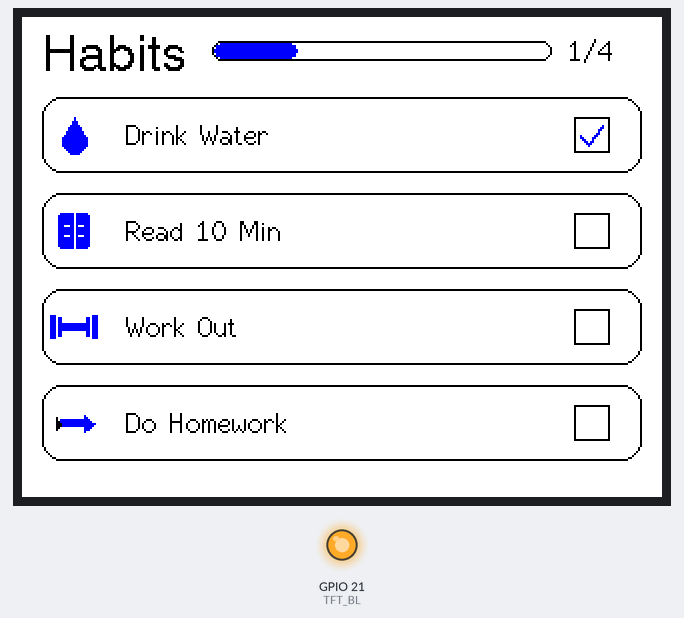
Bench run of a sketch on a simulated ESP32. Parts: 320×240 colour display, output pins drawn as LEDs (lit = HIGH).

Above: at 0.3 s.

The sketch:

sketch_mar18_menu_test.ino
```cpp
#include <TFT_eSPI.h>
TFT_eSPI tft = TFT_eSPI();

#define TFT_BL 21

const int SCREEN_W = 320;
const int SCREEN_H = 240;

// Layout
const int CARD_X = 10;
const int CARD_W = 300;
const int CARD_H = 38;
const int CARD_GAP = 10;

const int ICON_X_OFFSET = 16;
const int LABEL_X_OFFSET = 42;

const int CHECKBOX_SIZE = 18;
const int CHECKBOX_X = 276;

// Progress bar
const int TITLE_Y = 8;
const int BAR_X = 95;
const int BAR_Y = 12;
const int BAR_W = 170;
const int BAR_H = 10;
const int BAR_GAP = 8;

struct HabitBox {
  int x;
  int y;
  int w;
  int h;
  const char* label;
};

HabitBox habits[4] = {
  {CARD_X, 40,  CARD_W, CARD_H, "Drink Water"},
  {CARD_X, 88,  CARD_W, CARD_H, "Read 10 Min"},
  {CARD_X, 136, CARD_W, CARD_H, "Work Out"},
  {CARD_X, 184, CARD_W, CARD_H, "Do Homework"}
};

// Change these to control completion state
bool checked[4] = {
  true,   // Drink Water
  false,  // Read 10 Min
  false,  // Work Out
  false   // Do Homework
};

void drawWaterDropIcon(int x, int y) {
  tft.fillCircle(x, y + 3, 6, TFT_BLUE);
  tft.fillTriangle(x, y - 9, x - 6, y + 1, x + 6, y + 1, TFT_BLUE);
}

void drawBookIcon(int x, int y) {
  tft.fillRoundRect(x - 8, y - 9, 16, 18, 2, TFT_BLUE);
  tft.drawFastVLine(x, y - 9, 18, TFT_WHITE);
  tft.drawFastHLine(x - 5, y - 3, 3, TFT_WHITE);
  tft.drawFastHLine(x + 2, y - 3, 3, TFT_WHITE);
  tft.drawFastHLine(x - 5, y + 2, 3, TFT_WHITE);
  tft.drawFastHLine(x + 2, y + 2, 3, TFT_WHITE);
}

void drawDumbbellIcon(int x, int y) {
  tft.fillRect(x - 8, y - 2, 16, 4, TFT_BLUE);   // bar
  tft.fillRect(x - 12, y - 6, 3, 12, TFT_BLUE);  // left outer
  tft.fillRect(x - 8,  y - 5, 2, 10, TFT_BLUE);  // left inner
  tft.fillRect(x + 9,  y - 6, 3, 12, TFT_BLUE);  // right outer
  tft.fillRect(x + 6,  y - 5, 2, 10, TFT_BLUE);  // right inner
}

void drawPencilIcon(int x, int y) {
  tft.fillRect(x - 7, y - 2, 12, 4, TFT_BLUE);
  tft.fillTriangle(x + 5, y - 4, x + 10, y, x + 5, y + 4, TFT_BLUE);
  tft.fillTriangle(x - 9, y - 3, x - 7, y, x - 9, y + 3, TFT_BLACK);
}

void drawCheckbox(int x, int y, int size, bool isChecked) {
  tft.drawRect(x, y, size, size, TFT_BLACK);

  if (isChecked) {
    tft.drawLine(x + 3, y + 9,  x + 7,  y + 13, TFT_BLUE);
    tft.drawLine(x + 7, y + 13, x + 14, y + 4,  TFT_BLUE);
    tft.drawLine(x + 3, y + 10, x + 7,  y + 14, TFT_BLUE);
    tft.drawLine(x + 7, y + 14, x + 14, y + 5,  TFT_BLUE);
  }
}

void drawProgressBar(int completed, int total) {
  tft.drawRoundRect(BAR_X, BAR_Y, BAR_W, BAR_H, 5, TFT_BLACK);

  int innerX = BAR_X + 1;
  int innerY = BAR_Y + 1;
  int innerW = BAR_W - 2;
  int innerH = BAR_H - 2;

  tft.fillRoundRect(innerX, innerY, innerW, innerH, 4, TFT_WHITE);

  int fillW = (completed * innerW) / total;
  if (fillW > 0) {
    tft.fillRoundRect(innerX, innerY, fillW, innerH, 4, TFT_BLUE);
  }

  // ---- Fraction text ----
  String fraction = String(completed) + "/" + String(total);

  tft.setTextColor(TFT_BLACK, TFT_WHITE);
  tft.setTextDatum(ML_DATUM);

  int textX = BAR_X + BAR_W + BAR_GAP;
  int textY = BAR_Y + BAR_H / 2;

  tft.drawString(fraction, textX, textY, 2);
}

void drawHabitBox(HabitBox h, int index, bool isChecked) {
  tft.fillRoundRect(h.x, h.y, h.w, h.h, 10, TFT_WHITE);
  tft.drawRoundRect(h.x, h.y, h.w, h.h, 10, TFT_BLACK);

  int centerY = h.y + h.h / 2;
  int iconX = h.x + ICON_X_OFFSET;

  if (index == 0) drawWaterDropIcon(iconX, centerY);
  if (index == 1) drawBookIcon(iconX, centerY);
  if (index == 2) drawDumbbellIcon(iconX, centerY);
  if (index == 3) drawPencilIcon(iconX, centerY);

  tft.setTextColor(TFT_BLACK, TFT_WHITE);
  tft.setTextDatum(ML_DATUM);
  tft.drawString(h.label, h.x + LABEL_X_OFFSET, centerY, 2);

  int checkboxY = h.y + (h.h - CHECKBOX_SIZE) / 2;
  drawCheckbox(CHECKBOX_X, checkboxY, CHECKBOX_SIZE, isChecked);
}

void drawUI() {
  tft.fillScreen(TFT_WHITE);

  int completed = 0;
  for (int i = 0; i < 4; i++) {
    if (checked[i]) completed++;
  }

  tft.setTextColor(TFT_BLACK, TFT_WHITE);
  tft.setTextDatum(TL_DATUM);

  // Larger title
  tft.drawString("Habits", 10, TITLE_Y, 4);

  // Progress bar
  drawProgressBar(completed, 4);

  // Habit list
  for (int i = 0; i < 4; i++) {
    drawHabitBox(habits[i], i, checked[i]);
  }
}

void setup() {
  pinMode(TFT_BL, OUTPUT);
  digitalWrite(TFT_BL, HIGH);

  tft.init();
  tft.setRotation(1);
  drawUI();
}

void loop() {
}
```
